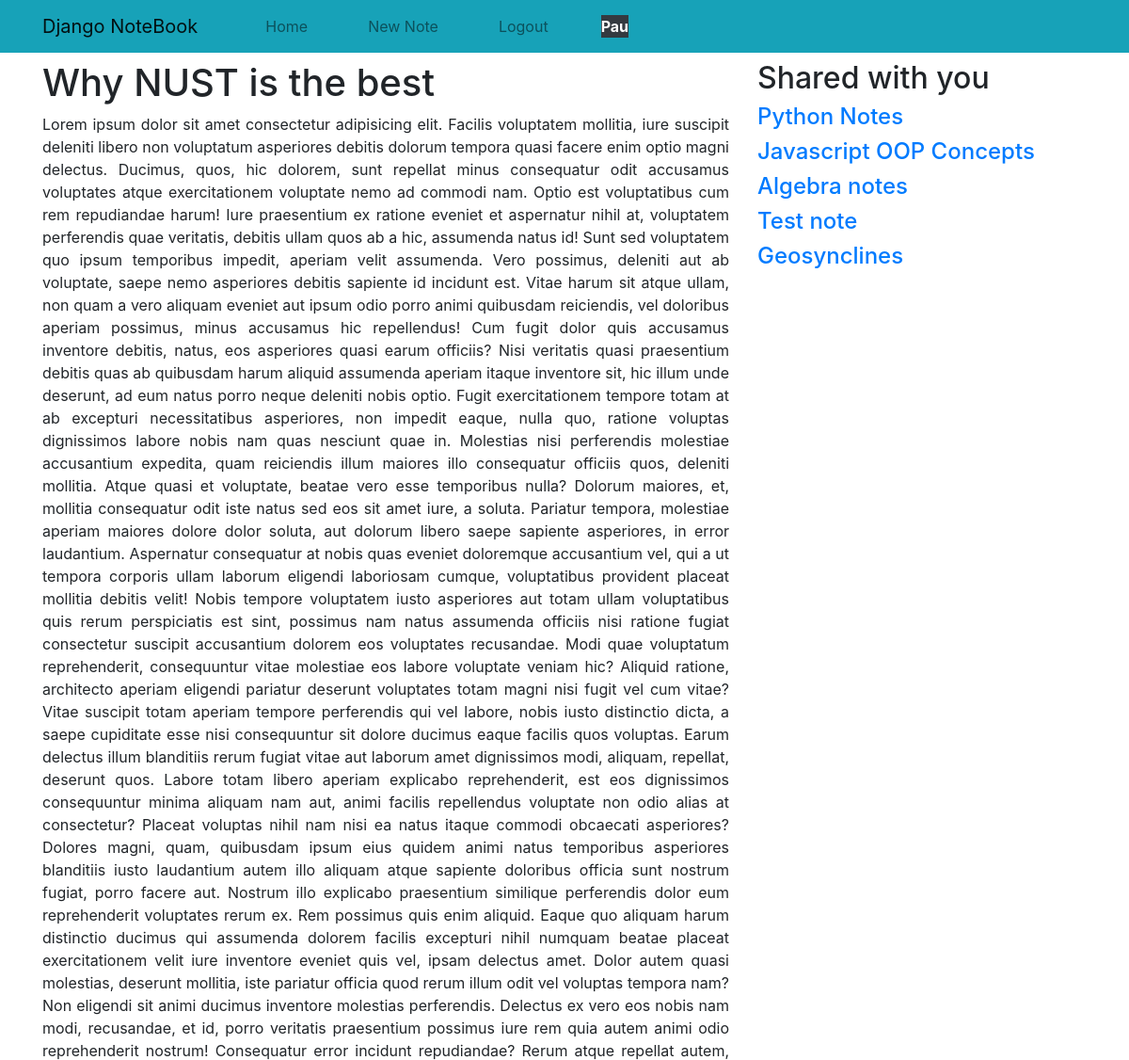
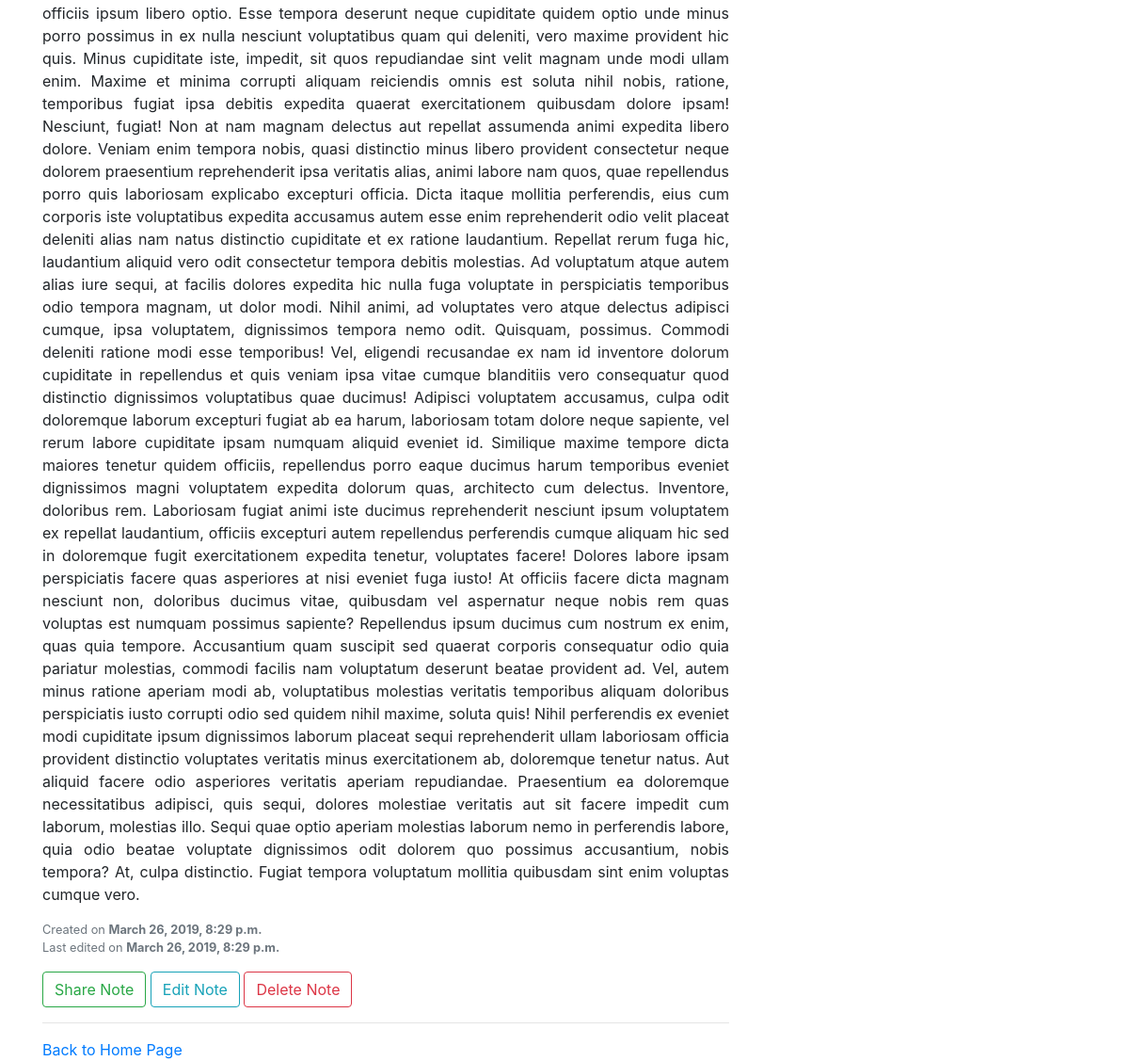
The page /note/14/ (signed in) on the database its author committed (2 pictures, top to bottom).
### notes/models.py (models this page shows, shortened)
class Note(models.Model):
    title = models.CharField(max_length=120, unique=True)
    content = models.TextField()
    created = models.DateTimeField(auto_now_add=True)
    updated = models.DateTimeField(auto_now=True)
    owner = models.ForeignKey(settings.AUTH_USER_MODEL, on_delete=models.CASCADE, related_name='notes')
    users = models.ManyToManyField(settings.AUTH_USER_MODEL, related_name='shared_notes')
    def get_absolute_url(self):
        return reverse('note_detail', kwargs={'id': self.id})

### notes/views.py (the view)
# urls.py: path('note/<int:id>/', views.note_detail, name='note_detail'),
@login_required
def note_detail(request, id):
    note = get_object_or_404(Note, id=id)
    shared = request.user.shared_notes.all()
    if (note.owner == request.user) or (request.user in note.users.all()):
        return render(request, 'detail.html', {'note': note, 'shared_notes': shared})
    else:
        raise Http404('You don\'t have access to these notes')

### notes/templates/detail.html
{% extends 'base.html' %}
{% block content %}
    <div class="row">
        <div class="col-md-8">
            <h1>{{ note.title }}</h1>
            <p class="text-justify">
                {{ note.content }}
            </p>
            {% if request.user == note.owner %}
            <p class="text-muted small">Created on <span class="font-weight-bolder">{{ note.created }}</span> <br>
                Last edited on <span class="font-weight-bolder">{{ note.updated }}</span></p>
                <a class="btn btn-outline-success" href="{% url 'share_note' note.id %}">Share Note</a>
                <a class="btn btn-outline-info" href="{% url 'edit_note' note.id %}">Edit Note</a>
                <a class="btn btn-outline-danger" href="{% url 'delete_note' note.id %}">Delete Note</a>
            {% else %}
                <p class="text-muted small">Shared to you by <span class="font-weight-bolder">{{ note.owner.username }}</span>
            {% endif %}
            <hr>
            <a href="{% url 'home' %}">Back to Home Page</a>
        </div>
        {% include '_sidebar.html' %}
    </div>
{% endblock %}

### notes/templates/header.html (shortened to what this page needs)
<header class="pb-2">
    <nav class="navbar navbar-expand-lg navbar-light bg-info">
        <div class="container">
            <a class="navbar-brand" href="#">Django NoteBook</a>
            <div class="collapse navbar-collapse" id="navbarSupportedContent">
                <ul class="navbar-nav mr-auto">
                    <li class="nav-item ml-md-5">
                        <a class="nav-link" href="/">Home</a>
                    </li>
                    {% if request.user.is_authenticated %}
                        <li class="nav-item ml-md-5">
                            <a class="nav-link" href="{% url 'add_note' %}">New Note</a>
                        </li>
                        <li class="nav-item ml-md-5">
                            <a class="nav-link" href="{% url 'users:logout' %}">Logout</a>
                        </li>
                        <li class="nav-item ml-md-5">
                            <div class="mt-md-2 font-weight-bolder bg-dark text-white">{{ request.user.username|title }}</div>
                        </li>
                    {% endif %}
                </ul>
            </div>
        </div>
    </nav>
</header>

### notes/templates/_sidebar.html
<div class="col-md-4">
    <h2>Shared with you</h2>
    {% for note in shared_notes %}
        <h4><a href="{{ note.get_absolute_url }}">{{ note.title }}</a></h4>
    {% empty %}
        <h4>No one has shared any notes with you yet :(</h4>
    {% endfor %}
</div>

### rows shown on the page
Note: title "Why NUST is the best", content "Lorem ipsum dolor sit amet consectetur adipisicing elit. Facilis voluptatem mollitia, iure suscipit deleniti libero non voluptatum asperiores debitis dolorum tempora quasi facere enim optio magni delectus. Ducimus, quos, hic dolorem, sunt repellat minus consequatur odit accusamus voluptates atque exercitationem voluptate nemo ad commodi nam. Optio est voluptatibus cum rem repudiandae harum! Iure praesentium ex ratione eveniet et aspernatur nihil at, voluptatem perferendis quae veritatis, debitis ullam quos ab a hic, assumenda natus id! Sunt sed voluptatem quo ipsum temporibus impedit, aperiam velit assumenda. Vero possimus, deleniti aut ab voluptate, saepe nemo asperiores debitis sapiente…", created "March 26, 2019, 8:29 p.m.", updated "March 26, 2019, 8:29 p.m."
Note: title "Python Notes"
Note: title "Javascript OOP Concepts"
Note: title "Algebra notes"
Note: title "Test note"
Note: title "Geosynclines"

### other values the page prints
{{ request.user.username|title }} "Pau"
